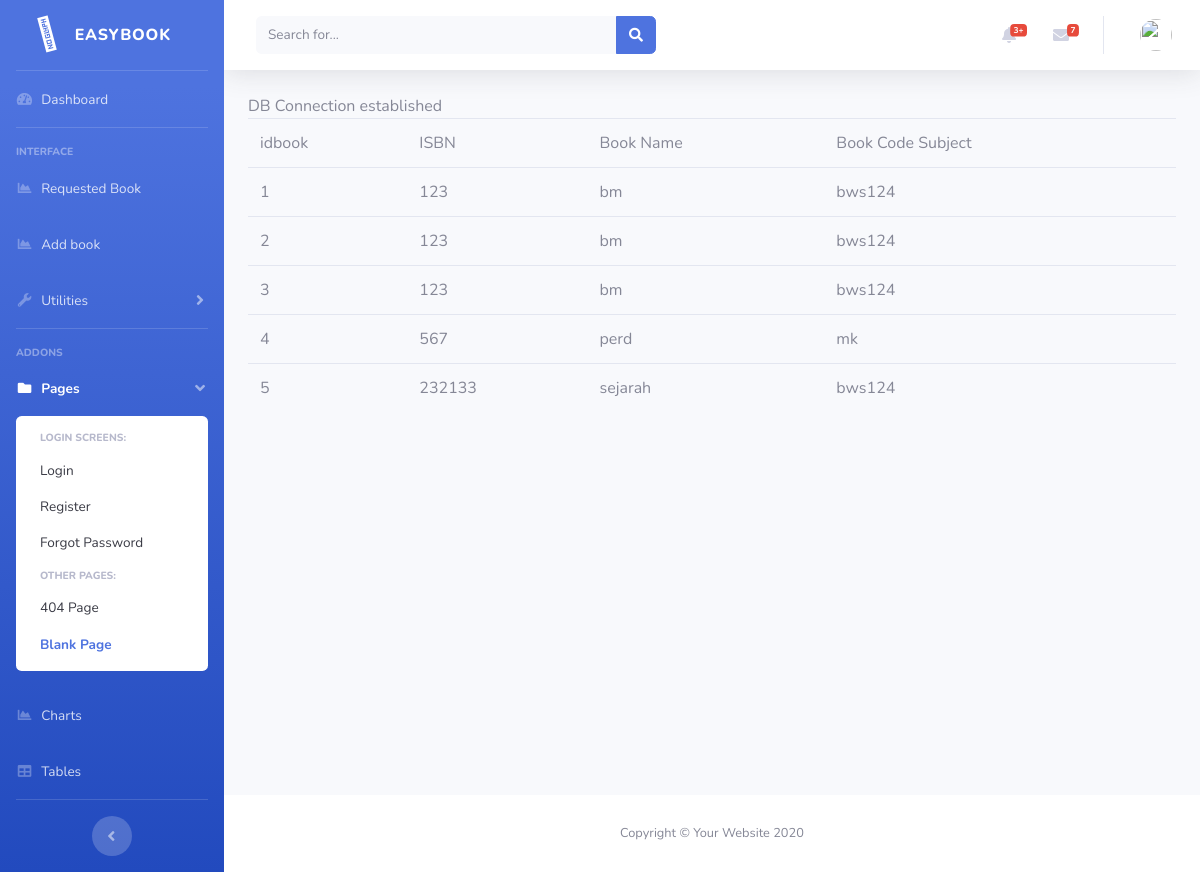
The page /searchactivity.php on the database its author committed.
### tables this page shows
CREATE TABLE IF NOT EXISTS `orderbook` (
  `idbook` int(11) NOT NULL AUTO_INCREMENT,
  `status` varchar(50) NOT NULL DEFAULT '0',
  `ownerid` int(11) NOT NULL DEFAULT '0',
  `isbn` varchar(50) DEFAULT NULL,
  `bookname` varchar(50) DEFAULT NULL,
  `bookcodesubject` varchar(50) DEFAULT NULL,
  `bookcover` varchar(225) DEFAULT NULL,
  PRIMARY KEY (`idbook`)
);

### searchactivity.php (the view, shortened to what this page needs)
<?php
include "header.template.php";
if (isset($_GET['katakunci'])){
	$key=$_GET['katakunci'];
}else{
	$key="";
}
$sql="SELECT idbook,isbn,bookname,bookcodesubject
	FROM orderbook
	WHERE bookname
	 LIKE '%$key%' ";
include "dbconnect.php";
$rs=mysqli_query($conn, $sql);
if(mysqli_num_rows($rs)==0){
	echo "No record found";
}else{
?>
<table class="table">
	<tr>
		<td>idbook</td>
		<td>ISBN</td>
		<td>Book Name</td>
		<td>Book Code Subject</td>
	</tr>
	<?php
		while($rec=mysqli_fetch_array($rs)){
			echo "<tr><td>";
			echo $rec['idbook'];
			echo "</td>";
			echo "<td>".$rec['isbn']."</td>";
			echo "<td>".$rec['bookname']."</td>";
			echo "<td>".$rec['bookcodesubject']."</td>";
			echo "</tr>";
		}
	?>
</table>
<?php
}
include "footer.template.php";
?>

### rows shown on the page
orderbook: idbook "1", isbn "123", bookname "bm", bookcodesubject "bws124"
orderbook: idbook "2", isbn "123", bookname "bm", bookcodesubject "bws124"
orderbook: idbook "3", isbn "123", bookname "bm", bookcodesubject "bws124"
orderbook: idbook "4", isbn "567", bookname "perd", bookcodesubject "mk"
orderbook: idbook "5", isbn "232133", bookname "sejarah", bookcodesubject "bws124"
